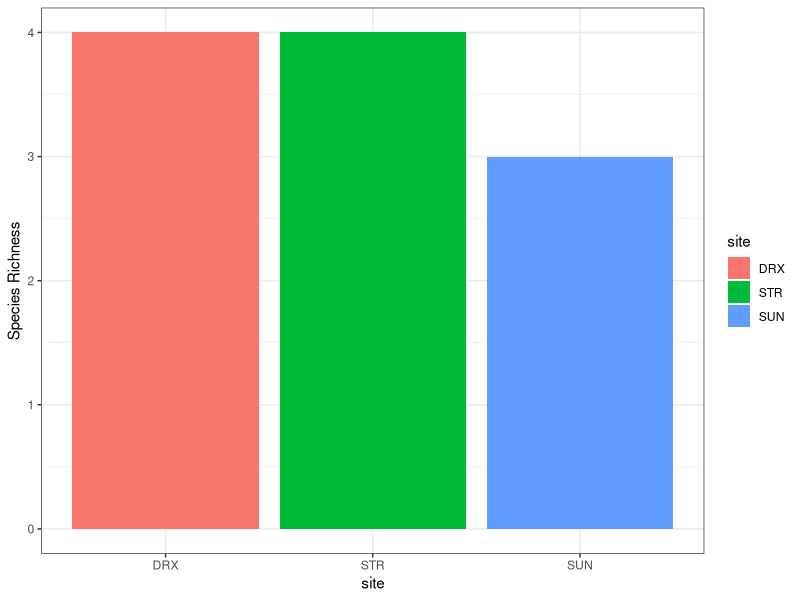
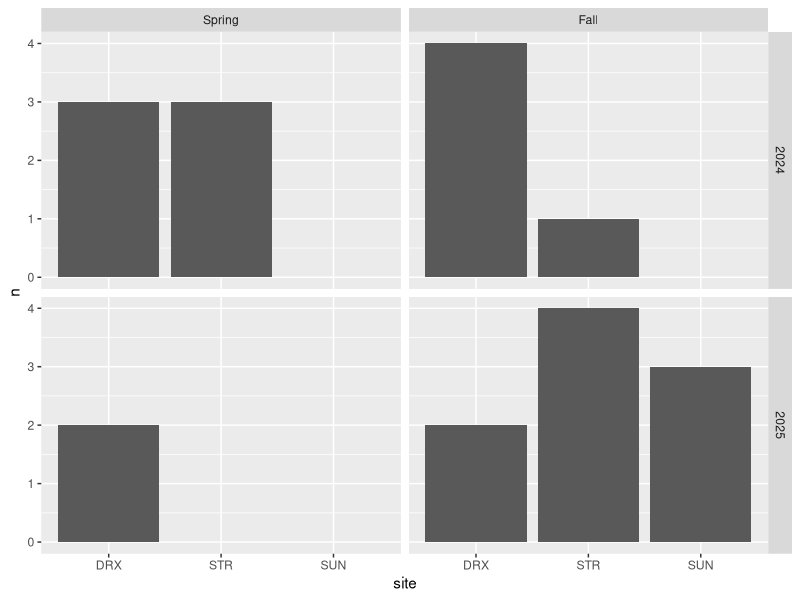
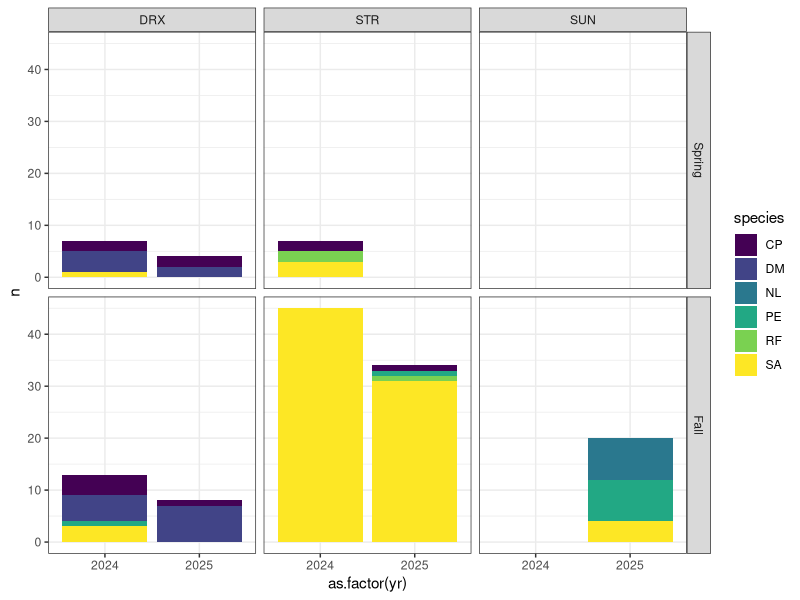
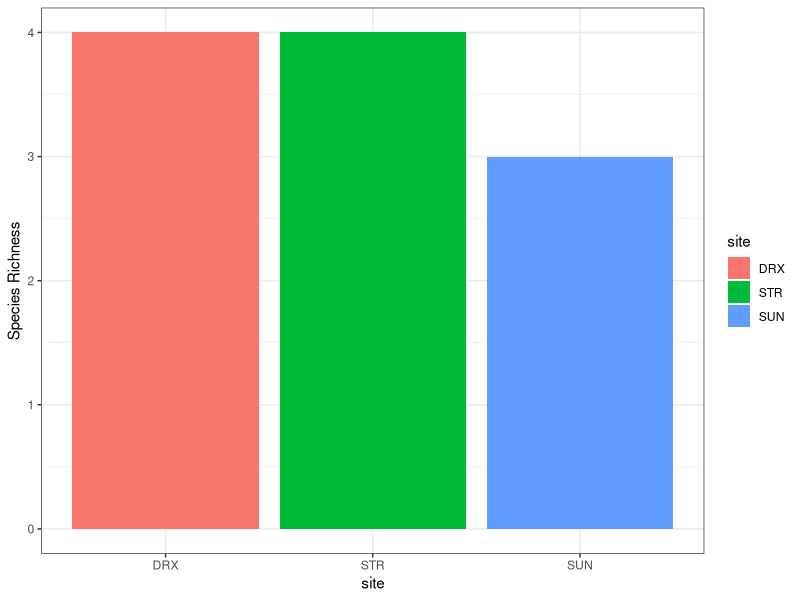
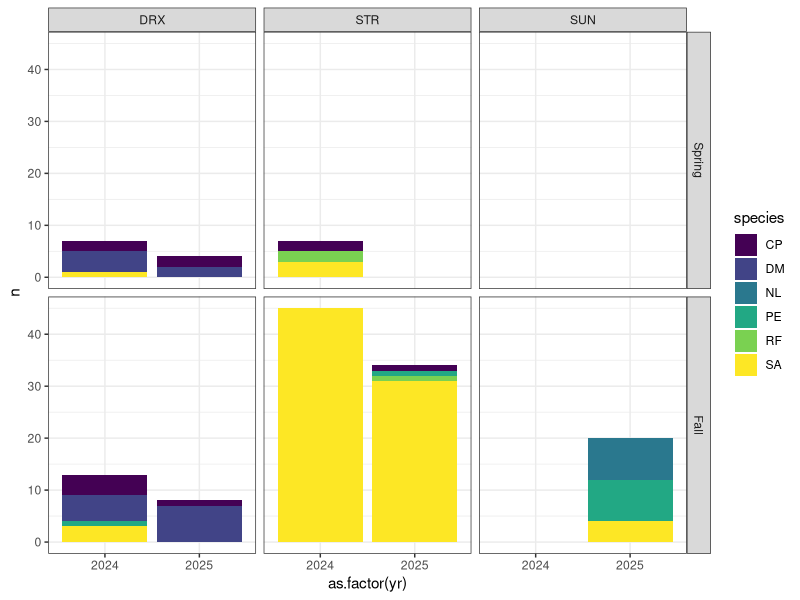

Generate these figures, in order, with R:
# Load packages & data
# install.packages("tidyverse")
library(tidyverse)

capture <- read_csv("rodent_abundance/scr_clean.csv")

# remove extraneous species
sp_richness <- capture %>% filter(is.na(extraneous))

# create list of unique species
sp_list <- sp_richness %>% distinct(species)

# count unique species
sp_count <- count(sp_list)

# Site Specific
# list of species per site
site_sp_list <- sp_richness %>% 
  group_by(site) %>% 
  distinct(species)

# count species per site
site_sp_count <- site_sp_list %>% 
  group_by(site) %>% 
  summarise(n_species = n())

# Plot site specific richness
ggplot(site_sp_count, aes(x = site, y = n_species, fill = site))+
  geom_col()+
  ylab("Species Richness")+
  theme_bw()

ggsave("outputs/site_sp_richness.png", width=4, height=4)


#### Richness by site and season
richness_by_site_season <- sp_richness %>% 
  group_by(yr, season, site) %>% 
  mutate(yr = as.integer(yr)) %>% 
  distinct(species) %>% 
  count() 

# try to switch seasons to chronological (spring -> fall)
richness_by_site_season$season <- as_factor(richness_by_site_season$season)

richness_by_site_season <- richness_by_site_season %>% 
  mutate(season = factor(season, levels = c("Spring", "Fall")))

ggplot(richness_by_site_season, aes(x = site, y = n)) +
  geom_col() +
  facet_grid(yr ~ season)

## abundance by site & season
sp_abund <- sp_richness %>% filter(is.na(recap)) #remove recaps
sp_abund$period <- paste(sp_abund$season, sp_abund$yr, sep = " ")
abund_by_site_period <-  sp_abund %>%
  count(site, yr, season, species, name = "n") %>%   # is this correct??
  mutate(season = factor(season, levels = c("Spring", "Fall")))
## plot
abund_by_site_period <- abund_by_site_period %>% mutate(total = sum(abund_by_site_period$n_species))

ggplot(abund_by_site_period, aes(x=as.factor(yr), y=n))+
  geom_col(aes(fill = species), position = "stack")+
  facet_grid(season~site) +
  theme_bw()+
  scale_fill_viridis_d()

ggsave("outputs/site_season_abund.png", width=4, height=4)

  
